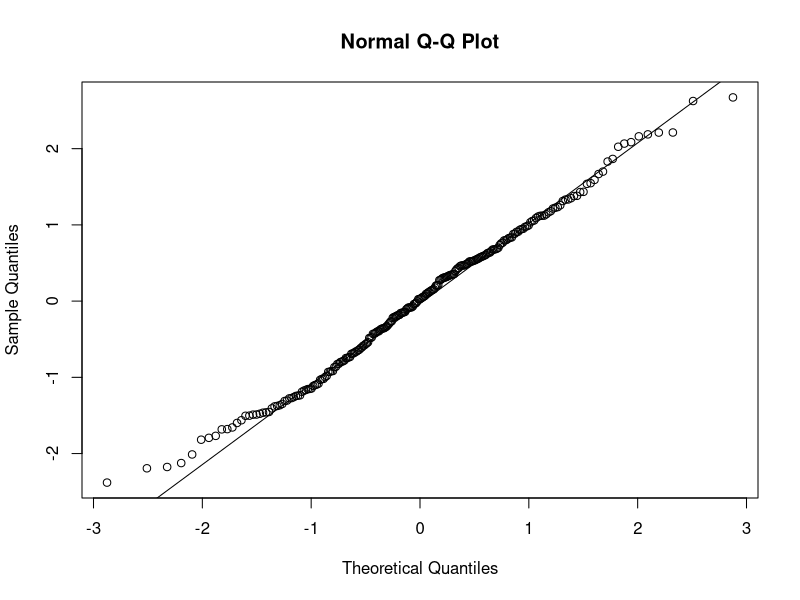
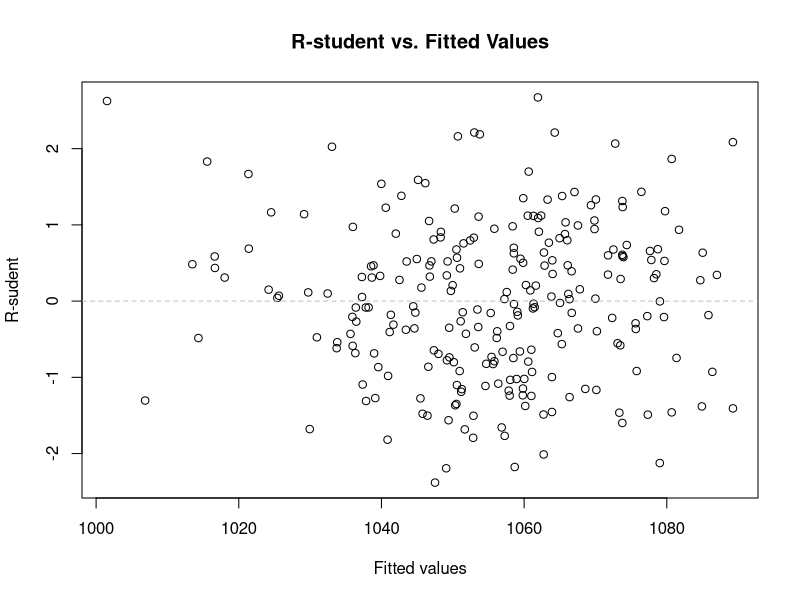
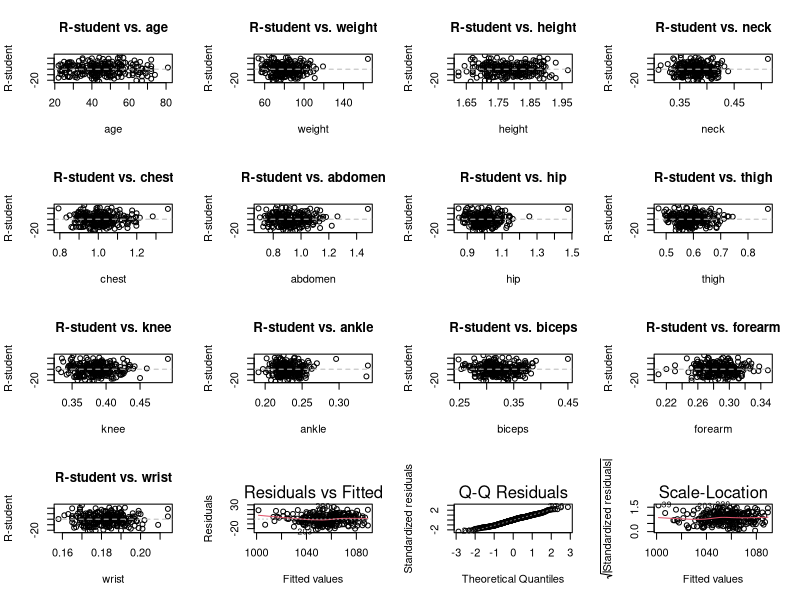
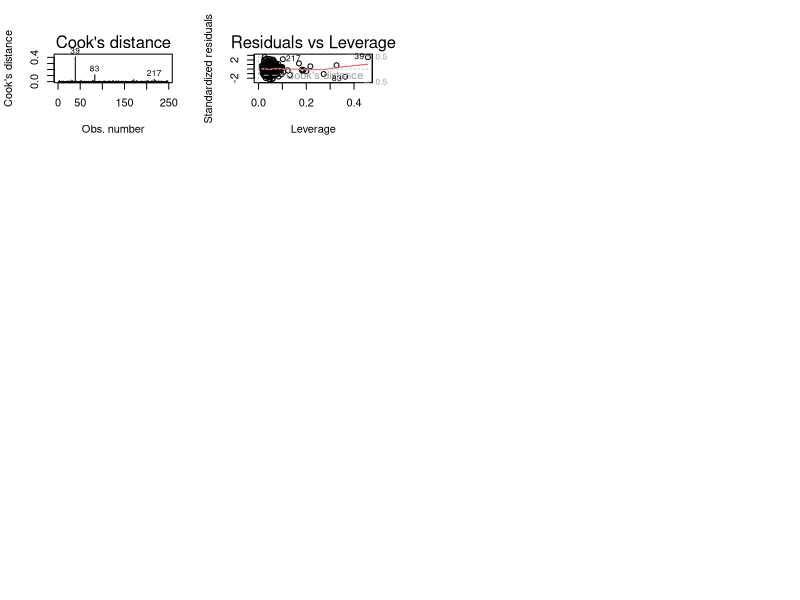
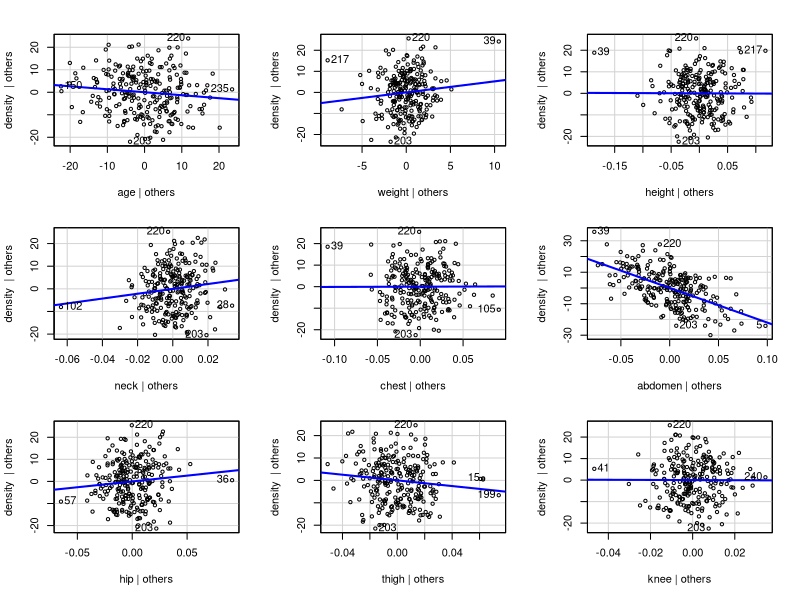
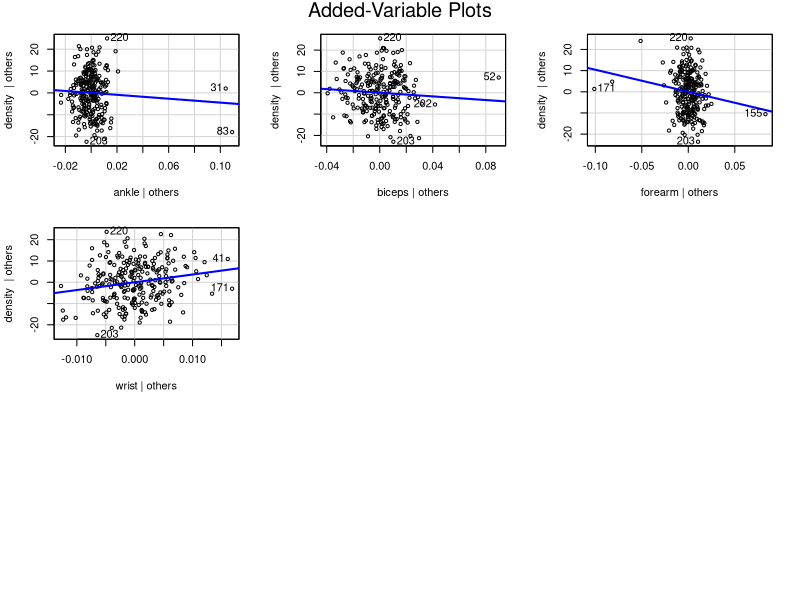
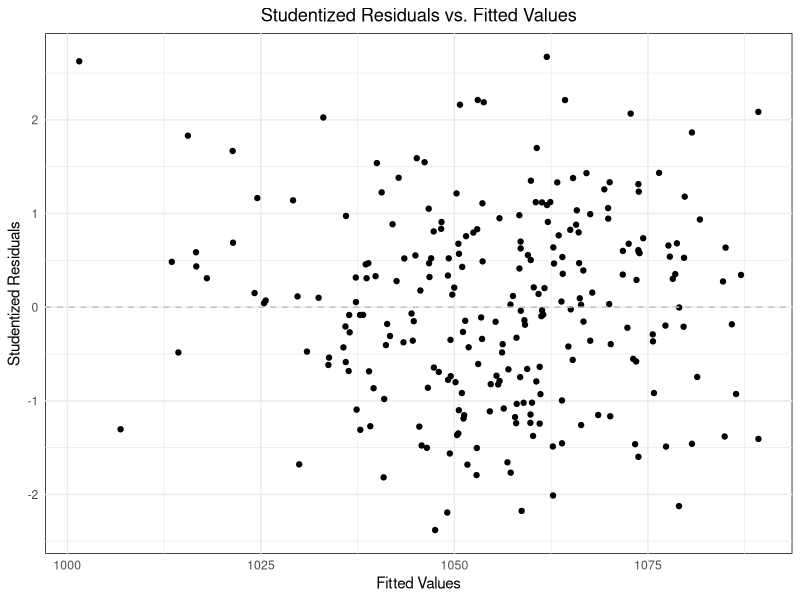

The R script that drew these images, in order: (Note: this script raises an error after producing the figures.)
setwd("C:/Users/marwi/Documents/RProjects/Project1")

library(caret)
library(ggplot2)
library(MASS)

set.seed(0)

convert2SI <- function(data){
  data$density <- data$density * 1000
  data$weight <- data$weight * 0.4535924
  data$height <- data$height * 0.0254
  data$neck <- data$neck * 0.01
  data$chest <- data$chest * 0.01
  data$abdomen <- data$abdomen * 0.01
  data$hip <- data$hip * 0.01
  data$thigh <- data$thigh * 0.01
  data$knee <- data$knee * 0.01
  data$ankle <- data$ankle * 0.01
  data$biceps <- data$biceps * 0.01
  data$forearm <- data$forearm * 0.01
  data$wrist <- data$wrist * 0.01
  return(data)
}


# read data
data <- read.csv("bodyfatmen.csv")
data <- convert2SI(data)
data.model <- lm(density ~., data=data)

# data summary
summary(data.model)
anova(data.model)

# external studentized residuals of FULL MODEL
rstud <- rstudent(data.model)

# norm plots of r student
qqnorm(rstud)
qqline(rstud)

# res vs fitted
plot(data.model$fitted.values, rstud,
     main="R-student vs. Fitted Values", 
     xlab="Fitted values", ylab="R-sudent"
     )
abline(h = 0, lty = "dashed", col = "gray")

regressors <- names(data)[names(data) != "density"]
par(mfrow = c(4, 4))  # Adjust the layout according to the number of regressors
for (regressor in regressors) {
  plot(data[[regressor]], data.model$residuals,
       main=paste("R-student vs.", regressor), 
       xlab=regressor, ylab="R-student")
  abline(h = 0, lty = "dashed", col = "gray")
}

plot(data.model, which = 1:5)
# 39 seems very influential

library(car)  # avPlots
avPlots(data.model)

res_df <- data.frame(fit = data.model$fit, residuals = rstud)

ggplot(res_df, aes(x = fit, residuals)) +
  geom_point() +
  geom_abline(slope = 0, intercept = 0, color = "gray", linetype = "dashed") +
  labs(title = "Studentized Residuals vs. Fitted Values",
       y = "Studentized Residuals",
       x = "Fitted Values") +
  theme_minimal() + 
  theme(plot.title = element_text(hjust = 0.5),
        panel.background=element_rect(colour="black"))


ggplot(qq_data, aes(x = Theoretical, y = Residuals)) +
  geom_point() +  # Plot all points
  geom_abline(slope = 1, intercept = 0, color = "blue", linetype = "dashed") +  # Add a reference line (y = x)
  labs(title = "QQ Plot of Studentized Residuals",
       x = "Theoretical Quantiles", y = "Studentized Residuals") +
  theme_minimal() +
  theme(plot.title = element_text(hjust = 0.5))


# ------------- question 2 --------------- #

infl <- influence.measures(data.model)
summary(infl)

infl.index <- c(5, 31, 36, 39, 41, 52, 83, 102, 155, 171, 200, 202, 203, 217, 220)
rstud.infl <- rstud[infl.index]

regressors <- names(data)[names(data) != "density"] # Exclude the response variable

data$Label <- ifelse(seq_len(nrow(data)) %in% infl.index, as.character(seq_len(nrow(data))), NA)

# Loop through each regressor to create a plot
for(regressor in regressors) {
  p <- ggplot(data, aes_string(x = regressor, y = "density")) +
    geom_point() +  # Plot all points
    geom_point(data = data[infl.index, ], aes_string(x = regressor, y = "density"), color = "red") +  # Highlight influential points in red
    geom_text(aes_string(label = "Label"), vjust = -0.5, hjust = -0.5, color = "red", size = 3) +  # Add labels to influential points
    geom_smooth(method = "lm", color = "blue", se = FALSE) +  # Add a linear regression line
    labs(title = paste("Density vs", regressor),
         x = regressor, y = "Density") +
    theme_minimal() +  # Use a minimal theme, which includes a grid
    theme(panel.grid.major = element_line(color = "grey80", size = 0.5),
          panel.grid.minor = element_line(color = "grey90", size = 0.25)) +
    theme(plot.title = element_text(hjust = 0.5))
  
  print(p)  # Display the plot
}

# without outlier labels
for(regressor in regressors) {
  p <- ggplot(data, aes_string(x = regressor, y = "density")) +
    geom_point() +  # Plot all points
    geom_smooth(method = "lm", color = "blue", se = FALSE) +  # Add a linear regression line
    labs(title = paste("Density vs", regressor),
         x = regressor, y = "Density") +
    theme_minimal() +  # Use a minimal theme, which includes a grid
    theme(panel.grid.major = element_line(color = "grey80", size = 0.5),
          panel.grid.minor = element_line(color = "grey90", size = 0.25)) +
    theme(plot.title = element_text(hjust = 0.5))
  
  print(p)  # Display the plot
}

theoretical_quantiles <- qqnorm(rstud, plot.it = FALSE)$x
qq_data <- data.frame(Theoretical = theoretical_quantiles, Residuals = rstud)

# Subset data for influential points to highlight
infl_qq_data <- qq_data[infl.index, ]

# QQ plot using ggplot2
ggplot(qq_data, aes(x = Theoretical, y = Residuals)) +
  geom_point() +  # Plot all points
  geom_point(data = infl_qq_data, aes(x = Theoretical, y = Residuals), color = "red") +  # Highlight influential points
  geom_text(data = infl_qq_data, aes(x = Theoretical, y = Residuals, label = rownames(infl_qq_data)), vjust = -1, hjust = 1, color = "red", size = 4) +
  geom_abline(slope = 1, intercept = 0, color = "blue", linetype = "dashed") +  # Add a reference line (y = x)
  labs(title = "QQ Plot of Studentized Residuals",
       x = "Theoretical Quantiles", y = "Studentized Residuals") +
  theme_minimal() +
  theme(plot.title = element_text(hjust = 0.5))

# QQ plot using ggplot2 without outlier labels
ggplot(qq_data, aes(x = Theoretical, y = Residuals)) +
  geom_point() +  # Plot all points
  geom_abline(slope = 1, intercept = 0, color = "blue", linetype = "dashed") +  # Add a reference line (y = x)
  labs(title = "QQ Plot of Studentized Residuals",
       x = "Theoretical Quantiles", y = "Studentized Residuals") +
  theme_minimal() +
  theme(plot.title = element_text(hjust = 0.5))

rvf_data <- data.frame(Fitted = fitted(data.model), Residuals = rstud)

# Residuals vs. Fitted Values plot
ggplot(rvf_data, aes(x = Fitted, y = Residuals)) +
  geom_point() +
  geom_point(data = rvf_data[infl.index, , drop = FALSE], aes(x = Fitted, y = Residuals), color = "red") +
  geom_text(data = rvf_data[infl.index, , drop = FALSE], aes(x = Fitted, y = Residuals, label = rownames(rvf_data)[infl.index]), 
            hjust = 1.3, color = "red", size = 4) +
  geom_hline(yintercept = 0, linetype = "dashed", color = "grey") +
  labs(title = "Residuals vs. Fitted Values",
       x = "Fitted Values", y = "Residuals") +
  theme_minimal() +
  theme(plot.title = element_text(hjust = 0.5))

# Residuals vs. Fitted Values plot without outlier labels
ggplot(rvf_data, aes(x = Fitted, y = Residuals)) +
  geom_point() +
  geom_hline(yintercept = 0, linetype = "dashed", color = "grey") +
  labs(title = "Residuals vs. Fitted Values",
       x = "Fitted Values", y = "Residuals") +
  theme_minimal() +
  theme(plot.title = element_text(hjust = 0.5))

sqrt_std_resid <- sqrt(abs(rstudent(data.model)))

# Create a data frame for plotting
scale_loc_data <- data.frame(
  Fitted = fitted(data.model),
  SqrtStdResid = sqrt_std_resid
)

# Add a column to identify the influential points
scale_loc_data$Influential <- ifelse(1:nrow(scale_loc_data) %in% infl.index, "Yes", "No")

# Create the Scale-Location plot using ggplot2
scale_loc_plot <- ggplot(scale_loc_data, aes(x = Fitted, y = SqrtStdResid, color = Influential)) +
  geom_point() +  # Plot all points
  scale_color_manual(values = c("No" = "black", "Yes" = "red")) +  # Color influential points in red
  geom_smooth(method = "loess", se = FALSE, aes(color = NULL)) +  # Add a loess smoothed line
  labs(title = "Scale-Location Plot",
       x = "Fitted Values", y = "Sqrt of Absolute Standardized Residuals") +
  theme_minimal() +
  theme(legend.position = "none")  # Hide the legend

# Print the plot
print(scale_loc_plot)

print(abs(rstud[infl.index]))
outliers <- which(abs(rstud[infl.index]) > 2)

data = data[,!(names(data) %in% c("Label"))]

plot(data.model, which=4)

# -------------- remove outliers --------------- #
removed_outliers <- data[-c(31, 39, 83, 200, 217, 203, 220), ]
removed_outliers.model <- lm(density ~., data=removed_outliers)
summary(removed_outliers.model)

# Residuals:
#   Min       1Q   Median       3Q      Max 
# -20.7148  -6.6085   0.1854   6.4895  20.7061 
# 
# Coefficients:
#   Estimate Std. Error t value Pr(>|t|)    
# (Intercept) 1149.95461   54.32657  21.167  < 2e-16 ***
#   age           -0.16185    0.07267  -2.227  0.02691 *  
#   weight         0.38616    0.34410   1.122  0.26294    
# height         0.08338   17.26777   0.005  0.99615    
# neck          98.08663   51.90774   1.890  0.06008 .  
# chest          9.19124   24.19683   0.380  0.70441    
# abdomen     -210.58036   20.50522 -10.270  < 2e-16 ***
#   hip           38.41924   32.27954   1.190  0.23520    
# thigh        -68.76671   32.45698  -2.119  0.03520 *  
#   knee          18.50962   54.40360   0.340  0.73400    
# ankle        -25.40374   60.33785  -0.421  0.67413    
# biceps       -35.34640   37.71797  -0.937  0.34969    
# forearm      -76.10186   45.54304  -1.671  0.09610 .  
# wrist        350.47054  121.10116   2.894  0.00417 ** 
#   ---
#   Signif. codes:  0 ‘***’ 0.001 ‘**’ 0.01 ‘*’ 0.05 ‘.’ 0.1 ‘ ’ 1
# 
# Residual standard error: 9.294 on 228 degrees of freedom
# Multiple R-squared:  0.7634,	Adjusted R-squared:  0.7499 
# F-statistic: 56.58 on 13 and 228 DF,  p-value: < 2.2e-16

# --------------

data.no.outliers <- removed_outliers
model.no.outliers <- lm(density ~., data=data.no.outliers)
t.no.outliers <- rstudent(model.no.outliers)

summary(model.no.outliers)

plot(model.no.outliers, which=1:5)

# -------------------- plot residuals vs regressors

# Loop through each regressor
par(mfrow = c(4, 4)) 


for(regressor in names(data.no.outliers)[-which(names(data.no.outliers) == "density")]) {
  plot(data.no.outliers[[regressor]], t.no.outliers, 
       main = paste("Residuals vs", regressor),
       xlab = regressor, 
       ylab = "Residuals")
  abline(h = 0, col = "gray") # Add a horizontal line at 0
}

data.no.outliers.and.no.31 <- removed_outliers[-31, ]
model.no.outliers.and.no.31 <- lm(density ~., data=data.no.outliers.and.no.31)
t.no.outliers.and.no.31 <- rstudent(model.no.outliers.and.no.31)

summary(model.no.outliers.and.no.31)

for(regressor in names(data.no.outliers.and.no.31)[-which(names(data.no.outliers.and.no.31) == "density")]) {
  plot(data.no.outliers.and.no.31[[regressor]], t.no.outliers.and.no.31, 
       main = paste("Residuals vs", regressor),
       xlab = regressor, 
       ylab = "Residuals")
  abline(h = 0, col = "red") # Add a horizontal line at 0
}

avPlots(data.model)

data.no.outliers.and.no.31.171 <- removed_outliers[-c(31, 171) ]
model.no.outliers.and.no.31.171 <- lm(density ~., data=data.no.outliers.and.no.31.171)
t.no.outliers.and.no.31.171 <- rstudent(model.no.outliers.and.no.31.171)

summary(model.no.outliers.and.no.31.171)

avPlots(model.no.outliers.and.no.31.171)


bc <- boxcox(data.model)
lambda <- bc$x[which.max(bc$y)]
data.model.bc <- lm((data$density^lambda - 1) / lambda ~ ., data = data)
plot(rstudent(data.model.bc) ~ fitted(data.model.bc))


regressors <- names(data)[names(data) != "density"]
par(mfrow = c(4, 4))  # Adjust the layout according to the number of regressors
for (regressor in regressors) {
  plot(data[[regressor]], data.model$residuals,
       main=paste("R-student vs.", regressor), 
       xlab=regressor, ylab="R-student")
  abline(h = 0, lty = "dashed", col = "gray")
}














